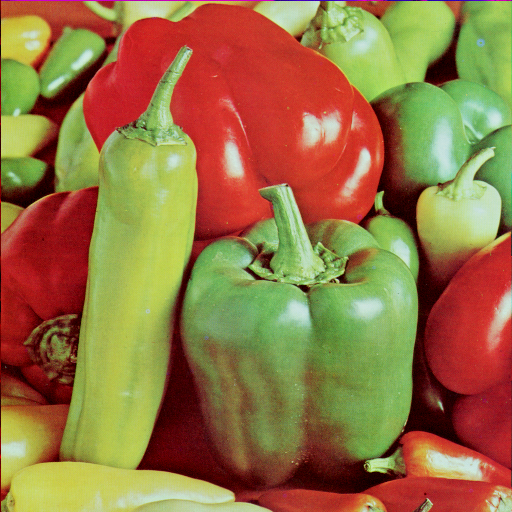
%> input picture 5/Pepper.bmp, 512 x 512 px
$ octave main511.m   (GNU Octave 9; MATLAB toolbox functions it lacks are replaced by stand-ins)
%> lines starting %> are read from the running program, lines starting %| are printed output that depends on the picture; in (x1, y1, x2, y2) boxes, pixels count from 0 and x2, y2 are one past the last pixel; in counts of white or black regions, pixels touching at a corner belong together; the program's own positions count from 1
close all; clear all; clc;


im = imread('Pepper.bmp');
%> im is the input picture: size 512x512x3 uint8; mean R, G, B 149.8, 115.6, 66.5
[s,ss,channels] = size(im);
%> s = 512; ss = 512; channels = 3

% H = zeros(s,ss);
im = double(im);
%> im: size 512x512x3 double
r = double(im(:,:,1));
g = double(im(:,:,2));
b = double(im(:,:,3));
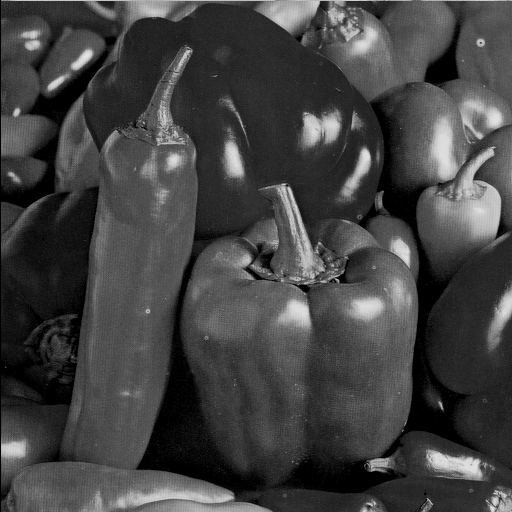
%> b: size 512x512 double; min 0, max 229, mean 66.5
S = 1 - ( 3 ./sum(im,3) .* min(im,[],3));
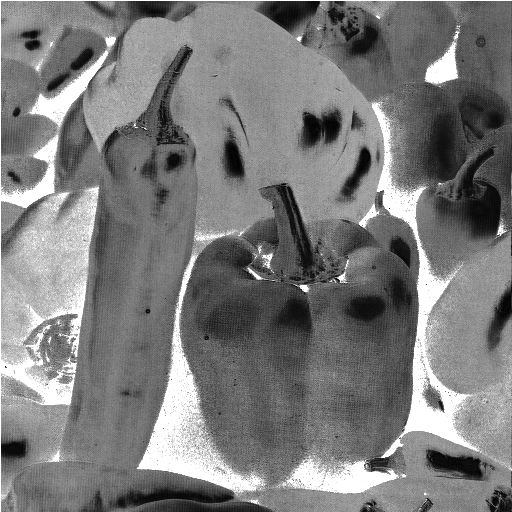
%> S: size 512x512 double; 0% of the values are NaN or infinite; the others: min 0.00478, max 1, mean 0.488; drawn with min black, max white, NaN and infinite black

a1 = b > g;
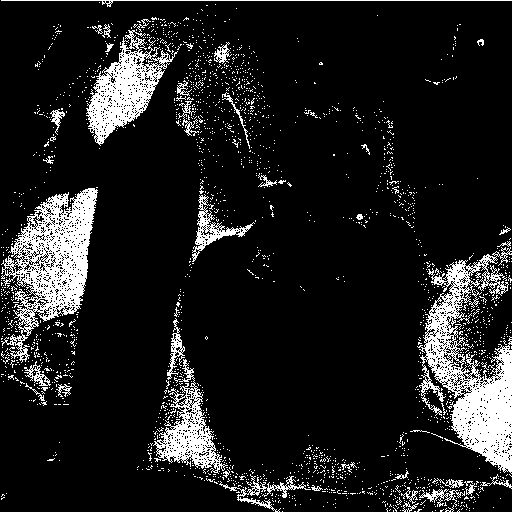
%> a1: size 512x512 logical; 11.9% white; 2070 white regions (2027 under 20 px), largest, box (x1, y1, x2, y2) and area: (417, 247, 512, 474) 8662, (1, 188, 98, 363) 6963, (86, 30, 178, 146) 3982
H = acos(( 2*r - g - b ) ./ (2* sqrt( (r-g).^2 + (r-b).*(g-b) ) ) );
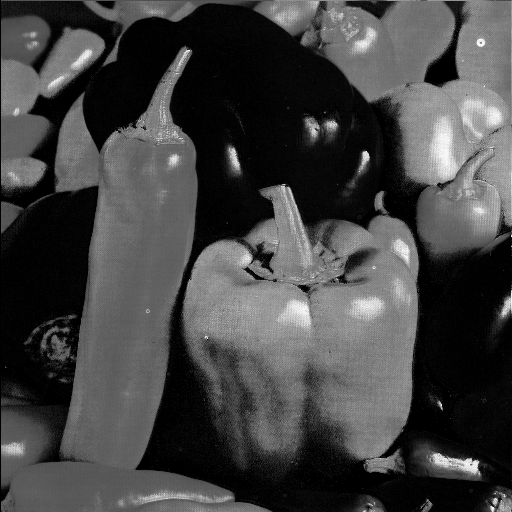
%> H: size 512x512 double; 0% of the values are NaN or infinite; the others: min 0, max 3.14, mean 0.837; drawn with min black, max white, NaN and infinite black
max(H(:))
%> ans = 3.14
H(a1) = 2*pi - H(a1);
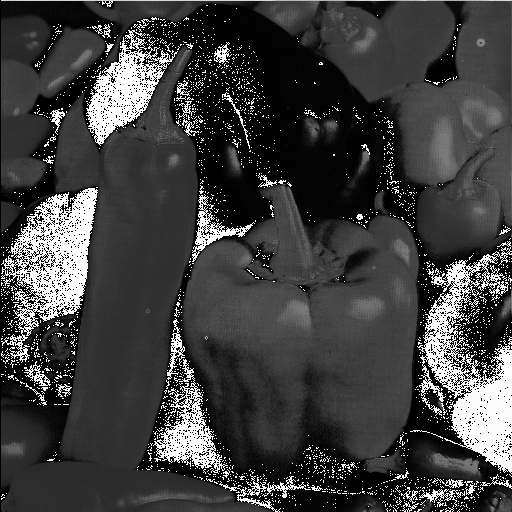
%> H: size 512x512 double; 11.92% of pixels changed, all inside (x1, y1, x2, y2) = (1, 0, 512, 512); drawn with min black, max white, NaN and infinite black
I = (r+g+b)./3;

% H = H ./ max(H(:));

HH = mat2gray(H);
SS = mat2gray(S);
II = mat2gray(I);
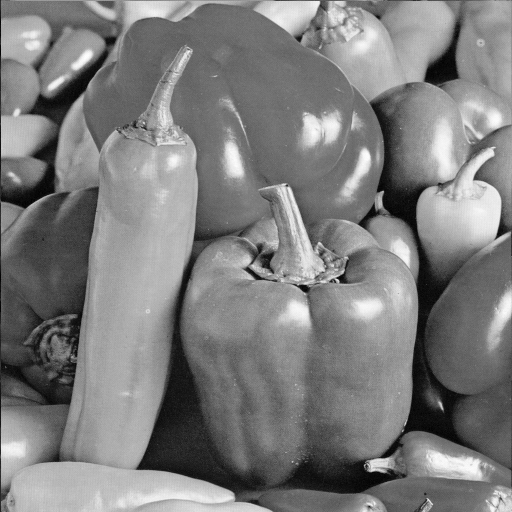
%> II: size 512x512 double; min 0, max 1, mean 0.493


% figure,imshow(S)
% figure,imshow(H)
% figure,imshow(HH)
% figure,imshow(SS)
% figure,imshow(II)
figure,imshow([HH,SS,II])
%> after `imshow([HH,SS,II])`:
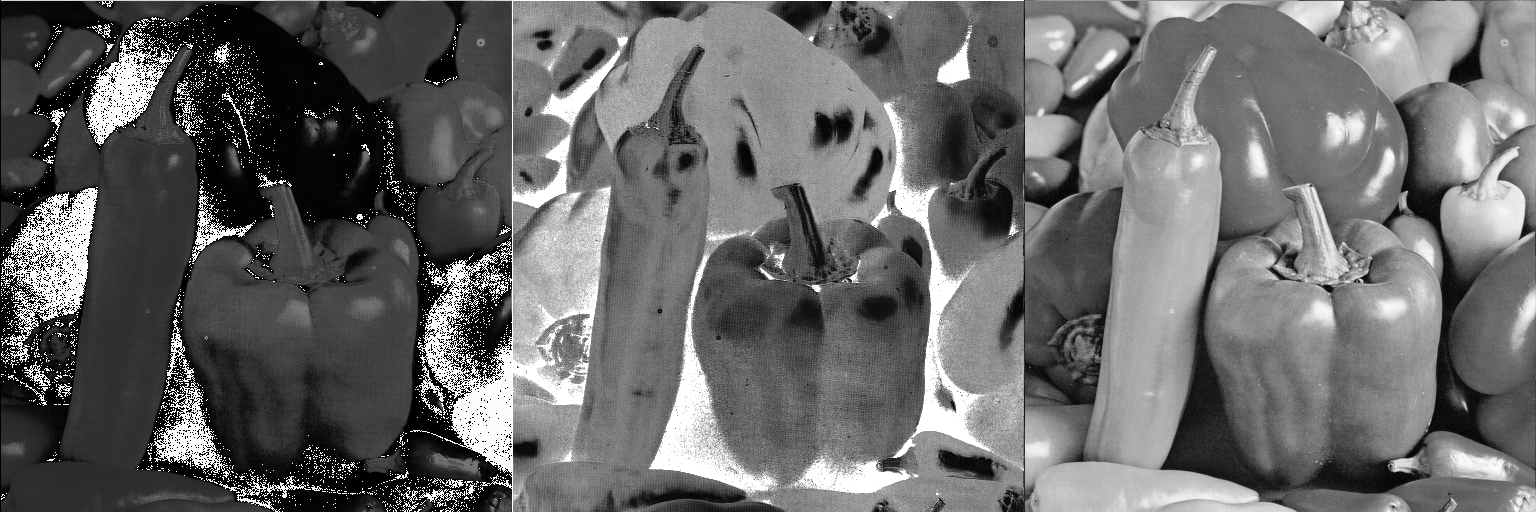
%> displayed picture: size 512x1536, on the screen's scale of 0 to 255; min 0, max 255, mean 104.4
